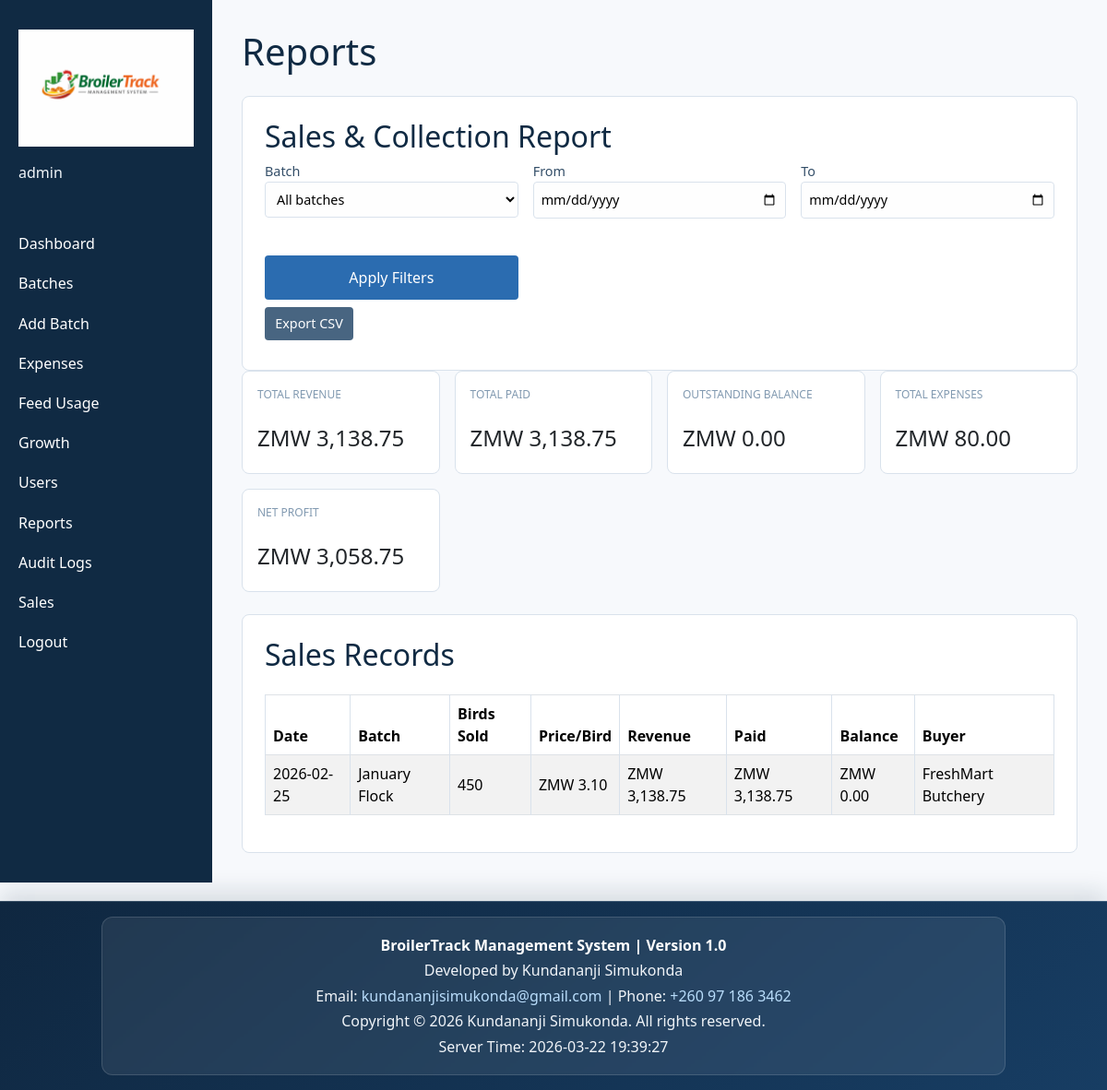
/reports.php (signed in), run on the app's committed database.
### tables this page shows
CREATE TABLE IF NOT EXISTS sales (
    sale_id INT AUTO_INCREMENT PRIMARY KEY,
    batch_id INT NOT NULL,
    date DATE NOT NULL,
    birds_sold INT UNSIGNED NOT NULL,
    average_weight_kg DECIMAL(10,3) UNSIGNED NOT NULL,
    price_per_bird DECIMAL(10,2) UNSIGNED NOT NULL,
    total_weight DECIMAL(12,3) UNSIGNED NOT NULL,
    total_revenue DECIMAL(14,2) UNSIGNED NOT NULL,
    paid_amount DECIMAL(14,2) UNSIGNED NOT NULL DEFAULT 0.00,
    balance_amount DECIMAL(14,2) UNSIGNED NOT NULL DEFAULT 0.00,
    created_by INT NULL,
    is_deleted TINYINT(1) NOT NULL DEFAULT 0,
    deleted_at TIMESTAMP NULL DEFAULT NULL,
    buyer VARCHAR(160) NULL,
    created_at TIMESTAMP DEFAULT CURRENT_TIMESTAMP,
    INDEX idx_sales_batch_date (batch_id, date),
    CONSTRAINT chk_sales_birds_sold_positive CHECK (birds_sold > 0),
    CONSTRAINT chk_sales_average_weight_positive CHECK (average_weight_kg > 0),
    CONSTRAINT chk_sales_price_per_bird_positive CHECK (price_per_bird > 0),
    CONSTRAINT chk_sales_total_weight_non_negative CHECK (total_weight >= 0),
    CONSTRAINT chk_sales_total_revenue_non_negative CHECK (total_revenue >= 0),
    CONSTRAINT chk_sales_paid_amount_non_negative CHECK (paid_amount >= 0),
    CONSTRAINT chk_sales_balance_amount_non_negative CHECK (balance_amount >= 0),
    CONSTRAINT chk_sales_paid_not_exceed_revenue CHECK (paid_amount <= total_revenue),
    CONSTRAINT fk_sales_batch FOREIGN KEY (batch_id) REFERENCES batches(batch_id) ON DELETE CASCADE
);

CREATE TABLE IF NOT EXISTS batches (
    batch_id INT AUTO_INCREMENT PRIMARY KEY,
    batch_name VARCHAR(120) NOT NULL,
    breed VARCHAR(80) NOT NULL,
    start_date DATE NOT NULL,
    expected_harvest_date DATE NOT NULL,
    initial_chicks INT UNSIGNED NOT NULL,
    chick_cost DECIMAL(10,2) UNSIGNED NOT NULL,
    total_chick_cost DECIMAL(12,2) UNSIGNED NOT NULL,
    current_alive INT UNSIGNED NOT NULL DEFAULT 0,
    mortality_count INT UNSIGNED NOT NULL DEFAULT 0,
    notes TEXT NULL,
    created_at TIMESTAMP DEFAULT CURRENT_TIMESTAMP,
    INDEX idx_batches_start_date (start_date),
    CONSTRAINT chk_batches_initial_chicks_positive CHECK (initial_chicks > 0),
    CONSTRAINT chk_batches_chick_cost_positive CHECK (chick_cost > 0),
    CONSTRAINT chk_batches_total_chick_cost_non_negative CHECK (total_chick_cost >= 0),
    CONSTRAINT chk_batches_alive_mortality_bounds CHECK (current_alive + mortality_count <= initial_chicks)
);

### reports.php (the view, shortened to what this page needs)
<?php
$pdo = app_db();
$selectedBatchId = isset($_GET['batch_id']) ? (int)$_GET['batch_id'] : 0;
$dateFrom = trim((string)($_GET['date_from'] ?? ''));
$dateTo = trim((string)($_GET['date_to'] ?? ''));
$conditions = ['s.is_deleted = 0'];
$params = [];
$salesWhere = implode(' AND ', $conditions);
$expenseConditions = ['e.is_deleted = 0'];
$expenseParams = [];
$expenseWhere = implode(' AND ', $expenseConditions);
$summaryStmt = $pdo->prepare(
    "SELECT
        COALESCE(SUM(s.total_revenue), 0) AS total_revenue,
        COALESCE(SUM(s.paid_amount), 0) AS total_paid,
        COALESCE(SUM(s.balance_amount), 0) AS total_balance,
        COALESCE(SUM(s.birds_sold), 0) AS birds_sold
     FROM sales s
     WHERE {$salesWhere}"
);
$summaryStmt->execute($params);
$salesSummary = $summaryStmt->fetch() ?: ['total_revenue' => 0, 'total_paid' => 0, 'total_balance' => 0, 'birds_sold' => 0];
$expenseStmt = $pdo->prepare("SELECT COALESCE(SUM(e.total_cost), 0) AS total_expenses FROM expenses e WHERE {$expenseWhere}");
$expenseStmt->execute($expenseParams);
$expenseSummary = $expenseStmt->fetch() ?: ['total_expenses' => 0];
$salesStmt = $pdo->prepare(
    "SELECT s.sale_id, s.date, b.batch_name, s.birds_sold, s.price_per_bird, s.total_revenue, s.paid_amount, s.balance_amount, s.buyer
     FROM sales s
     INNER JOIN batches b ON b.batch_id = s.batch_id
     WHERE {$salesWhere}
     ORDER BY s.date DESC, s.sale_id DESC"
);
$salesStmt->execute($params);
$salesRows = $salesStmt->fetchAll() ?: [];
$totalRevenue = (float)$salesSummary['total_revenue'];
$totalPaid = (float)$salesSummary['total_paid'];
$totalBalance = (float)$salesSummary['total_balance'];
$totalExpenses = (float)$expenseSummary['total_expenses'];
$netProfit = $totalRevenue - $totalExpenses;
include __DIR__ . '/views/layout_header.php';
?>
<section class="form-section">
    <h2>Sales & Collection Report</h2>
    <form method="get" class="form-grid">
        <label>Batch
            <select name="batch_id">
                <option value="0">All batches</option>
            </select>
        </label>
        <label>From
            <input type="date" name="date_from" value="<?= htmlspecialchars($dateFrom, ENT_QUOTES, 'UTF-8'); ?>">
        </label>
        <label>To
            <input type="date" name="date_to" value="<?= htmlspecialchars($dateTo, ENT_QUOTES, 'UTF-8'); ?>">
        </label>
        <button type="submit">Apply Filters</button>
    </form>
    <p class="muted">
        <a class="btn-secondary" href="reports.php?batch_id=<?= (int)$selectedBatchId; ?>&date_from=<?= urlencode($dateFrom); ?>&date_to=<?= urlencode($dateTo); ?>&export=csv">Export CSV</a>
    </p>
</section>
<section class="card-grid">
    <article class="card">
        <p class="label">Total Revenue</p>
        <p class="value">ZMW <?= number_format($totalRevenue, 2); ?></p>
    </article>
    <article class="card">
        <p class="label">Total Paid</p>
        <p class="value">ZMW <?= number_format($totalPaid, 2); ?></p>
    </article>
    <article class="card">
        <p class="label">Outstanding Balance</p>
        <p class="value">ZMW <?= number_format($totalBalance, 2); ?></p>
    </article>
    <article class="card">
        <p class="label">Total Expenses</p>
        <p class="value">ZMW <?= number_format($totalExpenses, 2); ?></p>
    </article>
    <article class="card">
        <p class="label">Net Profit</p>
        <p class="value">ZMW <?= number_format($netProfit, 2); ?></p>
    </article>
</section>
<section class="table-section">
    <h2>Sales Records</h2>
    <div class="table-responsive">
        <table class="table table-striped table-bordered align-middle">
            <thead>
                <tr>
                    <th>Date</th>
                    <th>Batch</th>
                    <th>Birds Sold</th>
                    <th>Price/Bird</th>
                    <th>Revenue</th>
                    <th>Paid</th>
                    <th>Balance</th>
                    <th>Buyer</th>
                </tr>
            </thead>
            <tbody>
                <?php foreach ($salesRows as $row): ?>
                    <tr>
                        <td><?= htmlspecialchars((string)$row['date'], ENT_QUOTES, 'UTF-8'); ?></td>
                        <td><?= htmlspecialchars((string)$row['batch_name'], ENT_QUOTES, 'UTF-8'); ?></td>
                        <td><?= number_format((int)$row['birds_sold']); ?></td>
                        <td>ZMW <?= number_format((float)$row['price_per_bird'], 2); ?></td>
                        <td>ZMW <?= number_format((float)$row['total_revenue'], 2); ?></td>
                        <td>ZMW <?= number_format((float)$row['paid_amount'], 2); ?></td>
                        <td>ZMW <?= number_format((float)$row['balance_amount'], 2); ?></td>
                        <td><?= htmlspecialchars((string)($row['buyer'] ?? ''), ENT_QUOTES, 'UTF-8'); ?></td>
                    </tr>
                <?php endforeach; ?>
            </tbody>
        </table>
    </div>
</section>
<?php include __DIR__ . '/views/layout_footer.php'; ?>

### assets/css/style.css (style rules this page uses)
:root { --bg: #f7f9fc; --sidebar-bg: #102a43; --sidebar-text: #f0f4f8; --accent: #2b6cb0; --success: #2f855a; --error: #c53030; --border: #d9e2ec; }
* { box-sizing: border-box; }
body { margin: 0; font-family: 'Segoe UI', Tahoma, sans-serif; background: var(--bg); color: #102a43; overflow-x: hidden; }
a { color: var(--accent); }
.card-grid { display: grid; grid-template-columns: repeat(auto-fit, minmax(200px, 1fr)); gap: 1rem; }
.card { background: #fff; border: 1px solid var(--border); border-radius: 8px; padding: 1rem; }
.card .label { text-transform: uppercase; font-size: 0.75rem; color: #829ab1; }
.card .value { font-size: 1.5rem; margin: 0.25rem 0; }
.table-section, .form-section, .notes { background: #fff; border: 1px solid var(--border); border-radius: 8px; padding: 1.5rem; margin-top: 1.5rem; overflow-x: auto; }
table { width: 100%; border-collapse: collapse; margin-top: 1rem; min-width: 600px; }
table th, table td { border: 1px solid var(--border); padding: 0.5rem; text-align: left; }
.form-grid { display: grid; grid-template-columns: repeat(auto-fit, minmax(220px, 1fr)); gap: 1rem; }
.form-grid label { display: flex; flex-direction: column; font-size: 0.9rem; color: #334e68; }
input, select, textarea, button { font: inherit; }
input, select, textarea { width: 100%; padding: 0.5rem; border: 1px solid var(--border); border-radius: 4px; background: #fefefe; }
button { margin-top: 1.5rem; padding: 0.75rem 1rem; background: var(--accent); color: #fff; border: none; border-radius: 4px; cursor: pointer; }
.btn-primary, .btn-secondary, .btn-danger, .action-link { display: inline-block; border: none; border-radius: 4px; padding: 0.45rem 0.7rem; text-decoration: none; font-size: 0.9rem; cursor: pointer; }
.btn-secondary { background: #486581; color: #fff; }
.table-responsive { overflow-x: auto; -webkit-overflow-scrolling: touch; }
.muted { color: #829ab1; margin: 0.5rem 0; }

### data on the page
sales: date "2026-02-25", batch.batch_name "January Flock", birds_sold "450", price_per_bird "3.10", total_revenue "3,138.75", paid_amount "3,138.75", balance_amount "0.00", buyer "FreshMart Butchery"

### other printed values
$_SESSION['username'] "admin"
$pageTitle "Reports"
$totalRevenue "3,138.75"
$totalPaid "3,138.75"
$totalBalance "0.00"
$totalExpenses "80.00"
$netProfit "3,058.75"
BROILERTRACK_VERSION "1.0"
